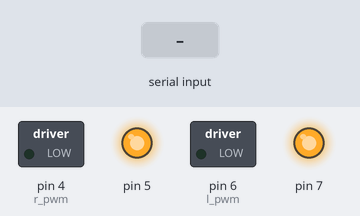
This sketch was run on a simulated Arduino Uno, built with avr-gcc and run on an emulated ATmega328P. Parts: switched loads named in the sketch (green lamp = pin HIGH), output pins drawn as LEDs (lit = HIGH). The inputs (shaded band) are chosen by the test bench.

Above: at 1.2 s.
1.3 s: "u" received over Serial
At 1.7 s:
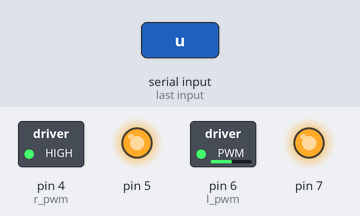
3.3 s: "d" received over Serial
At 3.7 s:
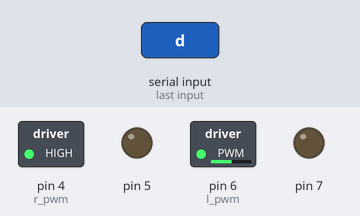
5.3 s: "r" received over Serial
At 5.7 s:
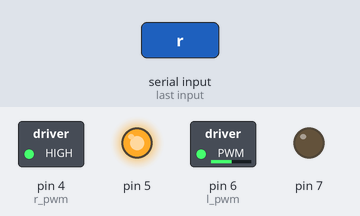
7.3 s: "l" received over Serial
At 7.6 s:
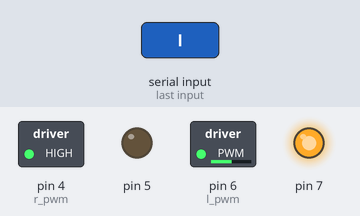
Timing chart, 0 to 10.3 s (numbered marks = the images above; inputs shaded):
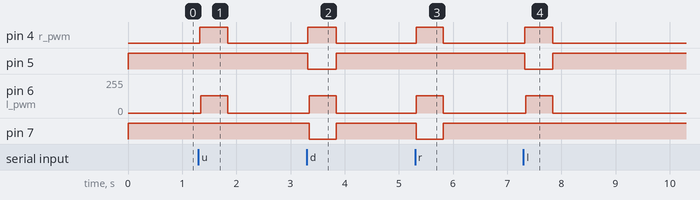

The sketch:

robot_base.ino
```cpp
#define r_pwm 4
#define r_dir 5
#define l_pwm 6
#define l_dir 7
#define base_speed 130

class MOTORM {
  public:
    void attach( byte, byte);
    void write(boolean, byte);
    void stop();
  private:
    byte enm;
    byte in1m;
    boolean statem;
    boolean pstatem;
}
MOT_R, MOT_L;


void stop()
{
MOT_R.stop();
MOT_L.stop();
}

void setup() {
Serial.begin(9600);
MOT_R.attach(r_pwm, r_dir);
MOT_L.attach(l_pwm, l_dir);
}

void loop()
{
   if (Serial.available() > 0)
  {
    char c = Serial.read();
   if(c == 'u')
   {
    forward();
   }
   else if(c == 'd')
   {
    backward();
   }
   else if(c == 'r')
   {
    rotate_clk();
   }
   else if(c == 'l')
   {
    rotate_anticlk();
   }
   delay(500);
  }
   else
   {
      stop();
   }
}
```

Direction.ino
```cpp
void forward() {
MOT_R.write(1,base_speed);
MOT_L.write(1,base_speed);
}

void backward(){
MOT_R.write(0,base_speed);
MOT_L.write(0,base_speed);
}

void rotate_clk()
{
MOT_R.write(1,base_speed);
MOT_L.write(0,base_speed);
}

void rotate_anticlk()
{
MOT_R.write(0,base_speed);
MOT_L.write(1,base_speed);
}
```

Motor_class.ino
```cpp
void MOTORM::attach( byte MOen, byte MO1 )
{

 MOTORM::enm=MOen;
 MOTORM::in1m=MO1;


 pinMode(MOen,OUTPUT);
  pinMode(MO1,OUTPUT);
  pstatem=0;
  statem=0;

}


void MOTORM::write(boolean MOdir,byte MOspeed)
{
      MOTORM::statem=MOdir ;

      if(statem!=pstatem)
      {
  analogWrite(enm,0);
  digitalWrite(in1m,HIGH);

  delay(20);
  //Serial.println("here");
      }

 MOspeed=constrain(MOspeed,0,254);
 analogWrite(enm,MOspeed);
  digitalWrite(in1m,MOdir);

  pstatem=statem ;
}

void MOTORM::stop()
{
  analogWrite(enm,0);
  digitalWrite(in1m,HIGH);

}
```

Measured:
- after the input at 1.3 s, pin 4 (r_pwm): LOW → HIGH at once, → LOW 0.52 s later; pin 6 (l_pwm): 0/255 → 130/255 at once, → 0/255 0.50 s later
- after the input at 3.3 s, pin 4 (r_pwm): LOW → HIGH at once, → LOW 0.52 s later; pin 5: HIGH → LOW at once, → HIGH 0.52 s later; pin 6 (l_pwm): 0/255 → 130/255 at once, → 0/255 0.50 s later; pin 7: HIGH → LOW at once, → HIGH 0.50 s later
- after the input at 5.3 s, pin 4 (r_pwm): LOW → HIGH at once, → LOW 0.50 s later; pin 6 (l_pwm): 0/255 → 130/255 at once, → 0/255 0.50 s later; pin 7: HIGH → LOW at once, → HIGH 0.50 s later
- after the input at 7.3 s, pin 4 (r_pwm): LOW → HIGH at once, → LOW 0.52 s later; pin 5: HIGH → LOW at once, → HIGH 0.52 s later; pin 6 (l_pwm): 0/255 → 130/255 at once, → 0/255 0.50 s later
